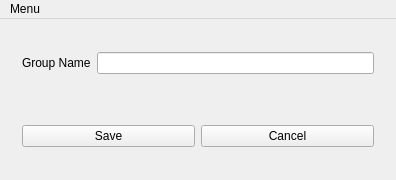
<?xml version="1.0" encoding="UTF-8"?>
<ui version="4.0">
 <class>NewMember</class>
 <widget class="QMainWindow" name="NewMember">
  <property name="geometry">
   <rect>
    <x>0</x>
    <y>0</y>
    <width>396</width>
    <height>180</height>
   </rect>
  </property>
  <property name="windowTitle">
   <string>Add New Member</string>
  </property>
  <widget class="QWidget" name="centralWidget">
   <layout class="QVBoxLayout" name="verticalLayout">
    <property name="sizeConstraint">
     <enum>QLayout::SetMaximumSize</enum>
    </property>
    <item>
     <widget class="QFrame" name="frame">
      <property name="frameShape">
       <enum>QFrame::NoFrame</enum>
      </property>
      <property name="frameShadow">
       <enum>QFrame::Raised</enum>
      </property>
      <layout class="QGridLayout" name="gridLayout">
       <item row="0" column="0">
        <widget class="QLabel" name="label">
         <property name="text">
          <string>Group Name</string>
         </property>
        </widget>
       </item>
       <item row="0" column="1">
        <widget class="QLineEdit" name="lineEdit"/>
       </item>
      </layout>
     </widget>
    </item>
    <item>
     <widget class="QFrame" name="frame_2">
      <property name="frameShape">
       <enum>QFrame::NoFrame</enum>
      </property>
      <property name="frameShadow">
       <enum>QFrame::Raised</enum>
      </property>
      <layout class="QGridLayout" name="gridLayout_2">
       <item row="0" column="0">
        <widget class="QPushButton" name="btn_add">
         <property name="text">
          <string>Save</string>
         </property>
        </widget>
       </item>
       <item row="0" column="1">
        <widget class="QPushButton" name="btn_cancel">
         <property name="text">
          <string>Cancel</string>
         </property>
        </widget>
       </item>
      </layout>
     </widget>
    </item>
   </layout>
  </widget>
  <widget class="QMenuBar" name="menuBar">
   <property name="geometry">
    <rect>
     <x>0</x>
     <y>0</y>
     <width>396</width>
     <height>22</height>
    </rect>
   </property>
   <property name="defaultUp">
    <bool>true</bool>
   </property>
   <widget class="QMenu" name="menuMenu">
    <property name="title">
     <string>Menu</string>
    </property>
    <addaction name="actionfiles"/>
    <addaction name="actionnew"/>
    <addaction name="actionedit"/>
   </widget>
   <addaction name="menuMenu"/>
  </widget>
  <action name="actionfiles">
   <property name="text">
    <string>files</string>
   </property>
  </action>
  <action name="actionnew">
   <property name="text">
    <string>new</string>
   </property>
  </action>
  <action name="actionedit">
   <property name="text">
    <string>edit</string>
   </property>
  </action>
 </widget>
 <layoutdefault spacing="6" margin="11"/>
 <resources/>
 <connections/>
</ui>
